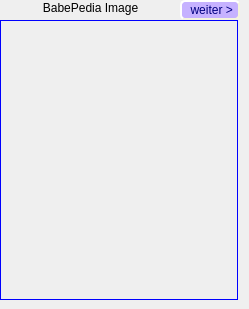
      <widget class="QWidget" name="stacked_babepedia_label">
       <widget class="QPushButton" name="Btn_stacked_webdb_next_2">
        <property name="geometry">
         <rect>
          <x>180</x>
          <y>0</y>
          <width>60</width>
          <height>20</height>
         </rect>
        </property>
        <property name="toolTip">
         <string>nächste ist Datei-Infos holen</string>
        </property>
        <property name="styleSheet">
         <string notr="true">QPushButton { 
	color: rgb(0, 0, 127);
	selection-background-color: rgb(255, 85, 0);
	background-color: rgb(198, 178, 255);
	border-style: outset;
	border-width: 2px;
	font: 10pt &quot;MS Shell Dlg 2&quot;;
	border-radius: 5px;
	border-color: beige;
}                   
QPushButton:enabled{
	background-color: rgb(198, 178, 255);
}                           
QPushButton:pressed{ 
	background: red;
}                            
QPushButton:disabled{                             
	background-color: gray;                
}
QPushButton:hover{
	background-color: rgb(255, 85, 255);
}   </string>
        </property>
        <property name="text">
         <string> weiter &gt;</string>
        </property>
       </widget>
       <widget class="QLabel" name="lbl_babepedia_image_info">
        <property name="geometry">
         <rect>
          <x>0</x>
          <y>0</y>
          <width>181</width>
          <height>16</height>
         </rect>
        </property>
        <property name="text">
         <string>BabePedia Image</string>
        </property>
        <property name="alignment">
         <set>Qt::AlignCenter</set>
        </property>
       </widget>
       <widget class="QLabel" name="lbl_babepedia_image">
        <property name="geometry">
         <rect>
          <x>0</x>
          <y>20</y>
          <width>238</width>
          <height>280</height>
         </rect>
        </property>
        <property name="styleSheet">
         <string notr="true">border: 1px solid blue;</string>
        </property>
        <property name="text">
         <string/>
        </property>
        <property name="scaledContents">
         <bool>true</bool>
        </property>
        <property name="wordWrap">
         <bool>false</bool>
        </property>
       </widget>
      </widget>
